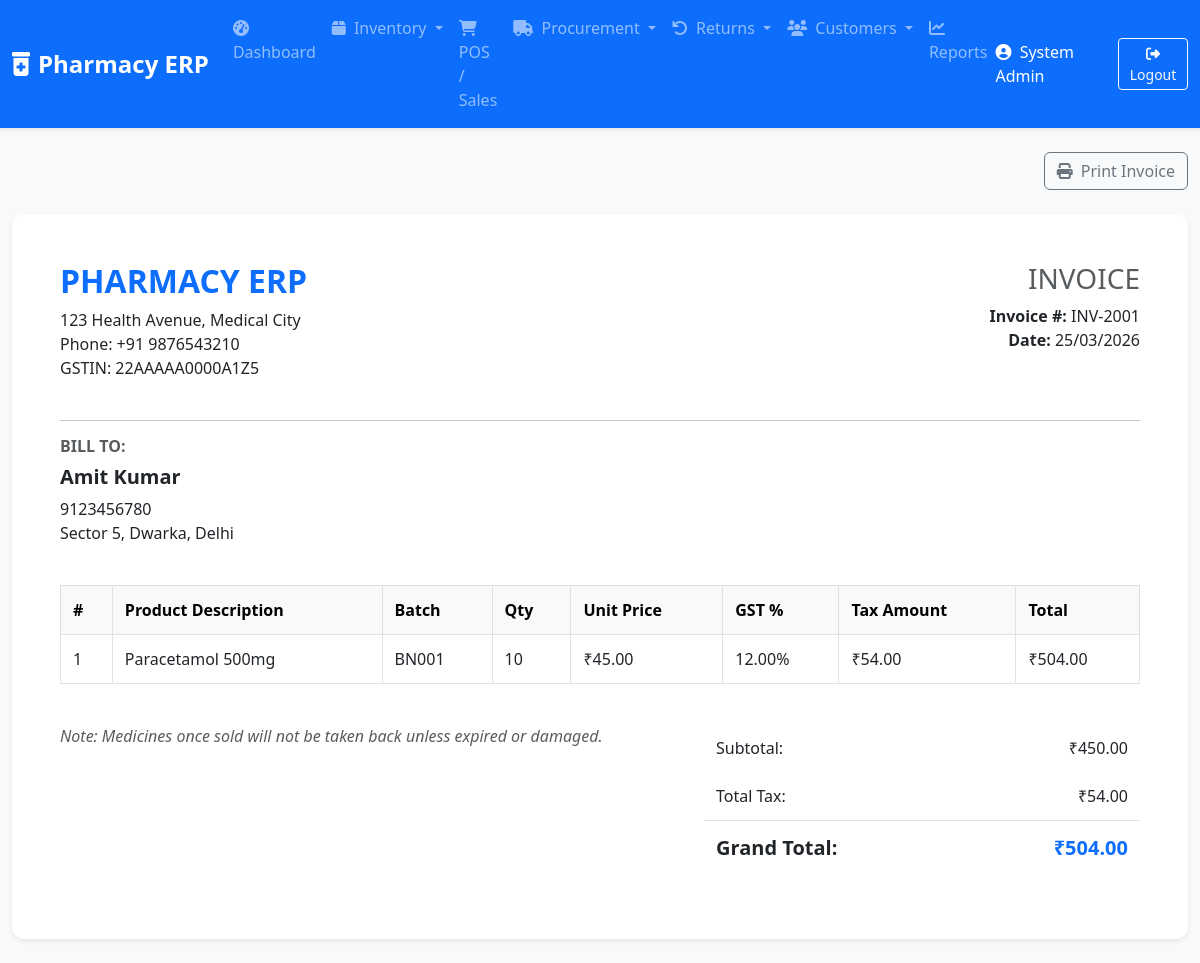
Screenshot of /view_sale.php?id=1 (signed in) with the database file from the repository.
### tables this page shows
CREATE TABLE sales (
    id INT AUTO_INCREMENT PRIMARY KEY,
    customer_id INT NULL,
    invoice_num VARCHAR(50) UNIQUE,
    sale_date TIMESTAMP DEFAULT CURRENT_TIMESTAMP,
    total_taxable_amount DECIMAL(15,2),
    total_tax_amount DECIMAL(15,2),
    total_amount DECIMAL(15,2),
    discount_amount DECIMAL(15,2) DEFAULT 0.00,
    net_amount DECIMAL(15,2),
    payment_mode ENUM('Cash', 'Card', 'UPI', 'Credit', 'Mixed') DEFAULT 'Cash',
    created_at TIMESTAMP DEFAULT CURRENT_TIMESTAMP,
    FOREIGN KEY (customer_id) REFERENCES customers(id),
    INDEX (sale_date)
);

CREATE TABLE customers (
    id INT AUTO_INCREMENT PRIMARY KEY,
    name VARCHAR(255) NOT NULL,
    phone VARCHAR(20),
    email VARCHAR(100),
    address TEXT,
    state VARCHAR(100),
    credit_limit DECIMAL(15,2) DEFAULT 0.00,
    current_due DECIMAL(15,2) DEFAULT 0.00,
    advance_balance DECIMAL(15,2) DEFAULT 0.00,
    created_at TIMESTAMP DEFAULT CURRENT_TIMESTAMP,
    INDEX (phone)
);

CREATE TABLE sale_items (
    id INT AUTO_INCREMENT PRIMARY KEY,
    sale_id INT NOT NULL,
    product_id INT NOT NULL,
    batch_id INT NOT NULL,
    qty INT NOT NULL,
    unit_price DECIMAL(15,2),
    tax_rate DECIMAL(5,2),
    tax_amount DECIMAL(15,2),
    total_amount DECIMAL(15,2),
    FOREIGN KEY (sale_id) REFERENCES sales(id),
    FOREIGN KEY (product_id) REFERENCES products(id),
    FOREIGN KEY (batch_id) REFERENCES batches(id)
);

CREATE TABLE products (
    id INT AUTO_INCREMENT PRIMARY KEY,
    name VARCHAR(255) NOT NULL,
    generic_name VARCHAR(255),
    category VARCHAR(100),
    hsn_code VARCHAR(20),
    gst_rate DECIMAL(5,2) DEFAULT 0.00,
    igst_rate DECIMAL(5,2) DEFAULT 0.00,
    created_at TIMESTAMP DEFAULT CURRENT_TIMESTAMP,
    INDEX (hsn_code),
    INDEX (name)
);

CREATE TABLE batches (
    id INT AUTO_INCREMENT PRIMARY KEY,
    product_id INT NOT NULL,
    batch_num VARCHAR(50) NOT NULL,
    expiry_date DATE NOT NULL,
    mrp DECIMAL(15,2) NOT NULL,
    cost_price DECIMAL(15,2) NOT NULL,
    selling_price DECIMAL(15,2) NOT NULL,
    current_qty INT DEFAULT 0,
    created_at TIMESTAMP DEFAULT CURRENT_TIMESTAMP,
    FOREIGN KEY (product_id) REFERENCES products(id),
    INDEX (expiry_date),
    INDEX (batch_num)
);

### includes/functions.php (called while the page is built, shortened)
<?php
function formatCurrency($amount) {
    return '₹' . number_format($amount, 2);
}
function formatDate($date) {
    return date('d/m/Y', strtotime($date));
}
?>

### view_sale.php (the view, shortened to what this page needs)
<?php
include 'includes/header.php';
$conn = get_db_conn();
$sale_id = (int)$_GET['id'];
$stmt = $conn->prepare("SELECT s.*, c.name as customer_name, c.phone as customer_phone, c.address as customer_address FROM sales s LEFT JOIN customers c ON s.customer_id = c.id WHERE s.id = ?");
$stmt->bind_param("i", $sale_id);
$stmt->execute();
$sale = $stmt->get_result()->fetch_assoc();
$item_stmt = $conn->prepare("SELECT si.*, p.name as product_name, b.batch_num FROM sale_items si JOIN products p ON si.product_id = p.id JOIN batches b ON si.batch_id = b.id WHERE si.sale_id = ?");
$item_stmt->bind_param("i", $sale_id);
$item_stmt->execute();
$items = $item_stmt->get_result();
?>
<div class="row">
    <div class="col-md-12 text-end mb-4">
        <button onclick="window.print()" class="btn btn-outline-secondary"><i class="fas fa-print me-1"></i> Print Invoice</button>
    </div>
</div>
<div class="card shadow-sm border-0 mb-4 invoice-print">
    <div class="card-body p-5">
        <div class="row mb-4">
            <div class="col-md-6">
                <h2 class="fw-bold text-primary">PHARMACY ERP</h2>
                <p>123 Health Avenue, Medical City<br>Phone: +91 9876543210<br>GSTIN: 22AAAAA0000A1Z5</p>
            </div>
            <div class="col-md-6 text-end">
                <h3 class="text-muted">INVOICE</h3>
                <p class="mb-0"><strong>Invoice #:</strong> <?php echo $sale['invoice_num']; ?></p>
                <p class="mb-0"><strong>Date:</strong> <?php echo formatDate($sale['sale_date']); ?></p>
            </div>
        </div>
        <hr>
        <div class="row mb-4">
            <div class="col-md-12">
                <h6 class="text-muted text-uppercase fw-bold">Bill To:</h6>
                <h5 class="fw-bold"><?php echo $sale['customer_name'] ?? 'Walk-in Customer'; ?></h5>
                <p><?php echo $sale['customer_phone']; ?><br><?php echo $sale['customer_address']; ?></p>
            </div>
        </div>
        <div class="table-responsive mb-4">
            <table class="table table-bordered">
                <thead class="table-light">
                    <tr>
                        <th>#</th>
                        <th>Product Description</th>
                        <th>Batch</th>
                        <th>Qty</th>
                        <th>Unit Price</th>
                        <th>GST %</th>
                        <th>Tax Amount</th>
                        <th>Total</th>
                    </tr>
                </thead>
                <tbody>
                    <?php
                    $i = 1;
                    while($item = $items->fetch_assoc()):
                    ?>
                    <tr>
                        <td><?php echo $i++; ?></td>
                        <td><?php echo $item['product_name']; ?></td>
                        <td><?php echo $item['batch_num']; ?></td>
                        <td><?php echo $item['qty']; ?></td>
                        <td><?php echo formatCurrency($item['unit_price']); ?></td>
                        <td><?php echo $item['tax_rate']; ?>%</td>
                        <td><?php echo formatCurrency($item['tax_amount']); ?></td>
                        <td><?php echo formatCurrency($item['total_amount']); ?></td>
                    </tr>
                    <?php endwhile; ?>
                </tbody>
            </table>
        </div>
        <div class="row">
            <div class="col-md-7">
                <p class="text-muted"><em>Note: Medicines once sold will not be taken back unless expired or damaged.</em></p>
            </div>
            <div class="col-md-5">
                <table class="table table-borderless">
                    <tr>
                        <td>Subtotal:</td>
                        <td class="text-end"><?php echo formatCurrency($sale['total_taxable_amount']); ?></td>
                    </tr>
                    <tr>
                        <td>Total Tax:</td>
                        <td class="text-end"><?php echo formatCurrency($sale['total_tax_amount']); ?></td>
                    </tr>
                    <tr class="border-top">
                        <td class="fw-bold fs-5">Grand Total:</td>
                        <td class="text-end fw-bold fs-5 text-primary"><?php echo formatCurrency($sale['net_amount']); ?></td>
                    </tr>
                </table>
            </div>
        </div>
    </div>
</div>
<?php include 'includes/footer.php'; ?>

### css/style.css (style rules this page uses)
body { font-family: 'Segoe UI', Tahoma, Geneva, Verdana, sans-serif; }
.card { border-radius: 12px; }
.shadow-sm { box-shadow: 0 .125rem .25rem rgba(0,0,0,.075)!important; }
.table > :not(caption) > * > * { padding: .75rem .75rem; }

### rows the page displays
sales: invoice_num "INV-2001", sale_date "25/03/2026", customer.name "Amit Kumar", customer.phone "9123456780", customer.address "Sector 5, Dwarka, Delhi", total_taxable_amount "₹450.00", total_tax_amount "₹54.00", net_amount "₹504.00"
sale_items: product.name "Paracetamol 500mg", batch.batch_num "BN001", qty "10", unit_price "₹45.00", tax_rate "12.00", tax_amount "₹54.00", total_amount "₹504.00"

### other values shown
$_SESSION['full_name'] "System Admin"
